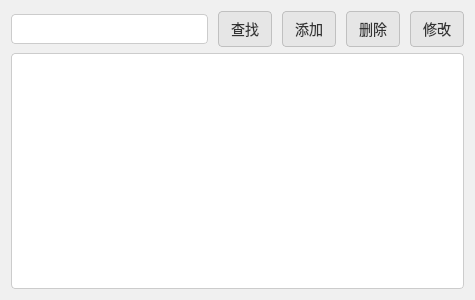
<?xml version="1.0" encoding="UTF-8"?>
<ui version="4.0">
 <class>PatientView</class>
 <widget class="QWidget" name="PatientView">
  <property name="geometry">
   <rect>
    <x>0</x>
    <y>0</y>
    <width>475</width>
    <height>300</height>
   </rect>
  </property>
  <property name="windowTitle">
   <string>患者管理</string>
  </property>
  <property name="styleSheet">
   <string notr="true">/* 1. 全局背景设定 */
QWidget {
    background-color: #F0F0F0; /* 整体背景设为浅灰 */
    font-family: &quot;Microsoft YaHei&quot;; /* 使用微软雅黑 */
    font-size: 14px;
}

/* 2. 顶部导航栏按钮 (返回 &amp; 注销) */
/* 假设你的返回按钮叫 btn_return，注销叫 btn_Logout */
QPushButton#btn_return, QPushButton#btn_Logout {
    border: none;           /* 去掉边框 */
    background: transparent; /* 背景透明 */
    border-radius: 0px;
}
QPushButton#btn_return:hover, QPushButton#btn_Logout:hover {
    background-color: #E0E0E0; /* 鼠标悬停时稍微变灰 */
    border-radius: 5px;
}

/* 3. 顶部标题 (患者管理) */
QLabel#label_title { /* 假设标题的 objectName 是 label_title */
    font-size: 18px;
    font-weight: bold;
    color: #333333;
}

/* 4. 搜索输入框 (LineEdit) */
QLineEdit {
    border: 1px solid #CCCCCC; /* 默认灰色边框 */
    border-radius: 4px;        /* 圆角 */
    padding: 5px;              /* 内边距 */
    background-color: white;
}
/* 焦点状态：当点击输入框时，边框变蓝，模拟图一的效果 */
QLineEdit:focus {
    border: 2px solid #5CACEE; 
}

/* 5. 功能按钮 (查找、添加、删除、修改) */
/* 假设这些按钮都在一个特定的 Layout 里，或者你可以给它们统一的类名 */
QPushButton {
    background-color: #E6E6E6; /* 浅灰背景 */
    border: 1px solid #C0C0C0; /* 深灰边框 */
    border-radius: 4px;        /* 稍微一点圆角 */
    padding: 6px 12px;         /* 撑大按钮 */
    color: #333333;
}
QPushButton:hover {
    background-color: #D4D4D4; /* 悬停加深 */
}
QPushButton:pressed {
    background-color: #C0C0C0; /* 按下更深 */
}

/* 6. 中间的大白框 (假设是 QListView, QTableView 或 QScrollArea) */
QStackedWidget, QTableView, QListWidget, QFrame#contentFrame {
    background-color: white;
    border: 1px solid #CCCCCC;
    border-radius: 4px;
}</string>
  </property>
  <layout class="QVBoxLayout" name="verticalLayout">
   <item>
    <layout class="QHBoxLayout" name="horizontalLayout">
     <property name="spacing">
      <number>10</number>
     </property>
     <item>
      <widget class="QLineEdit" name="lineEdit_Search"/>
     </item>
     <item>
      <widget class="QPushButton" name="btn_Search">
       <property name="text">
        <string>查找</string>
       </property>
      </widget>
     </item>
     <item>
      <widget class="QPushButton" name="btn_Add">
       <property name="text">
        <string>添加</string>
       </property>
      </widget>
     </item>
     <item>
      <widget class="QPushButton" name="btn_Delete">
       <property name="text">
        <string>删除</string>
       </property>
      </widget>
     </item>
     <item>
      <widget class="QPushButton" name="btn_Edit">
       <property name="text">
        <string>修改</string>
       </property>
      </widget>
     </item>
    </layout>
   </item>
   <item>
    <widget class="QTableView" name="tableView">
     <property name="styleSheet">
      <string notr="true"/>
     </property>
    </widget>
   </item>
  </layout>
 </widget>
 <resources/>
 <connections/>
</ui>
